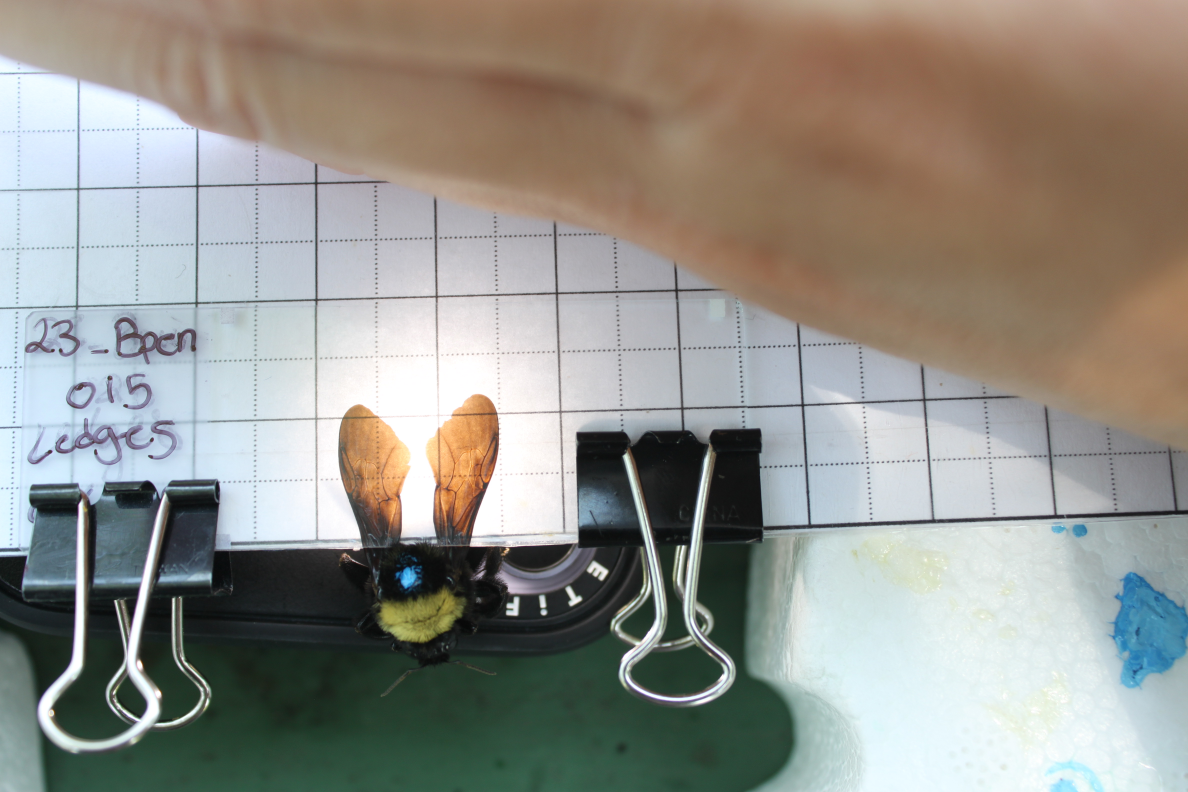
#> input picture Perspective Correction/notebook_images/IMG_3211.JPG, 4752 x 3168 px (shown at 1/4 size)
$ python -i thin.py   (imports and definitions only)
#> lines starting #> are read from the running program, lines starting #| are printed output that depends on the picture

import cv2
import numpy as np
# [45 lines left out: functions neighbours, transitions, zhangSuen, not called in this run]

def get_corners(img):

    kernels = np.array([[
        [0,1,0],
        [1,1,1],
        [0,0,0],
    ],[
        [1,0,0],
        [0,1,1],
        [0,1,0],
    ],[
        [0,1,0],
        [0,1,0],
        [1,-1,1],
    ],[
        [0,0,1],
        [0,1,0],
        [1,0,1],
    ],
    ])
    rotation_code = ['', cv2.ROTATE_90_CLOCKWISE, cv2.ROTATE_180, cv2.ROTATE_90_COUNTERCLOCKWISE]

    image = img.copy()
    image = image.astype('uint8')
    map = np.zeros_like(img, dtype='uint8')

    #Loop over all kernels and all 90 degree rotation of those kernels)
    for kernel in kernels:
        current_kernel = kernel.copy()
        for rotation in rotation_code:
            if rotation != '':
                current_kernel = cv2.rotate(kernel, rotation)
            convolve = cv2.morphologyEx(image, cv2.MORPH_HITMISS, current_kernel, borderValue=0)
            map = cv2.bitwise_or(map, convolve)
    return map

>>> import cv2
>>> picture = cv2.imread('../Perspective Correction/notebook_images/IMG_3211.JPG', cv2.IMREAD_GRAYSCALE)
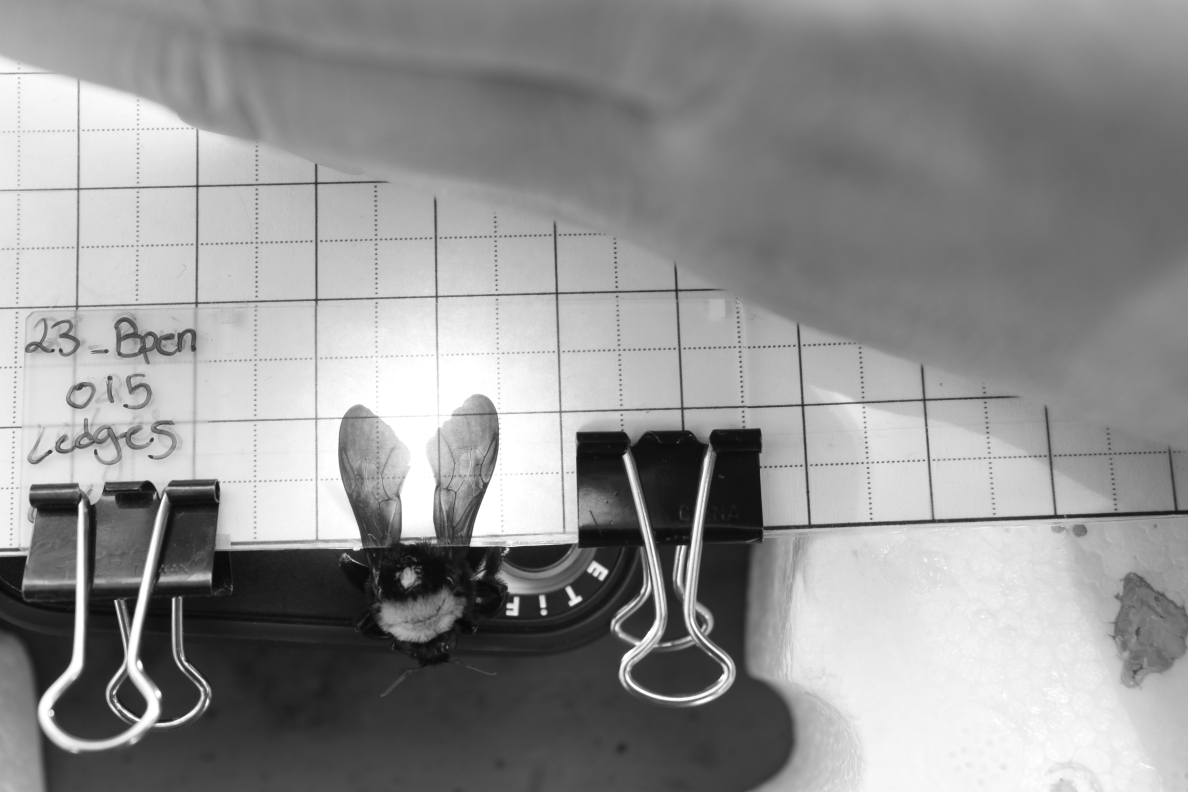
#> picture: shape (3168, 4752) (shown at 1/4 size); min 2, max 255, mean 145.5
>>> result = get_corners(picture)
#> after the loop in get_corners, `for kernel in kernels:`:
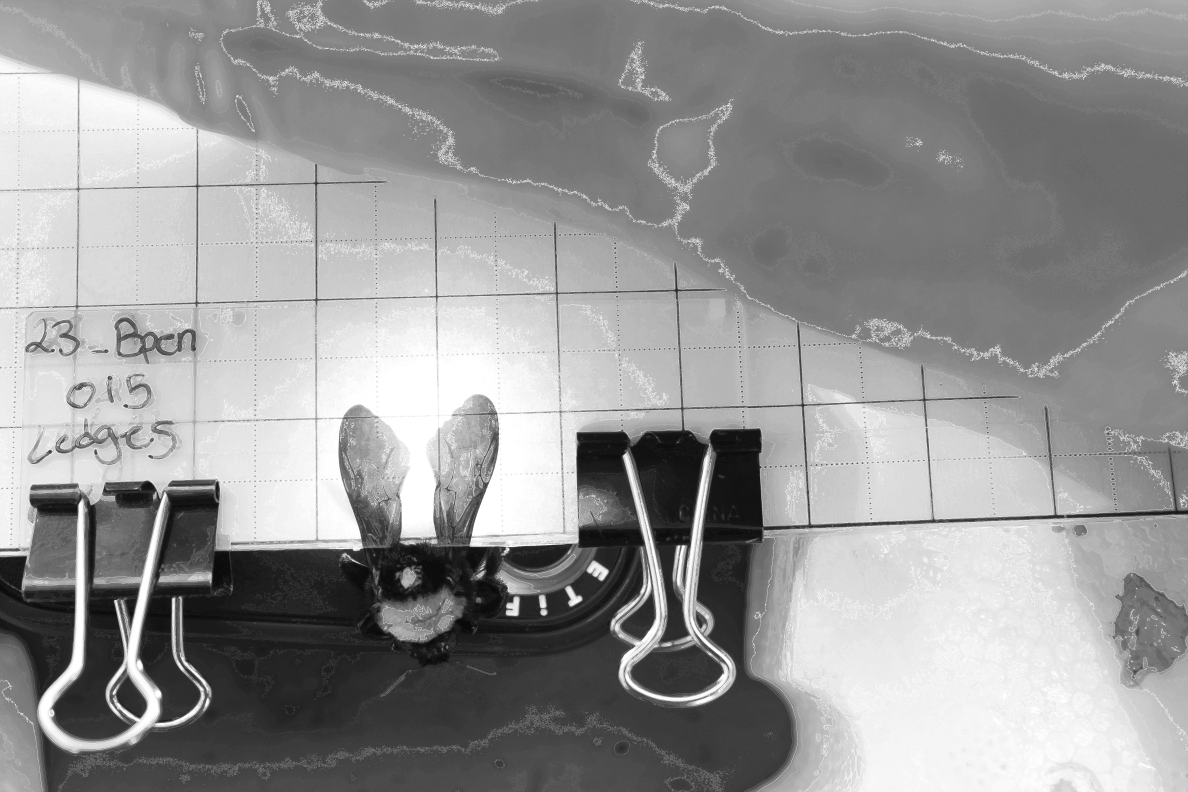
#> map: shape (3168, 4752) (shown at 1/4 size); min 0, max 255, mean 149.6
